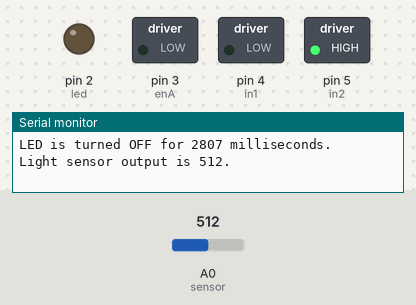
The sketch below on a simulated Arduino Uno, built with avr-gcc and run on an emulated ATmega328P. Parts: switched loads named in the sketch (green lamp = pin HIGH), output pins drawn as LEDs (lit = HIGH), the last lines printed to the serial monitor. Inputs (shaded band) come from the test bench; at power-on: A0 (sensor) = 512. Random numbers use the default seed unless the sketch sets one.

Above: at 1.7 s.
1.8 s: A0 (sensor) set to 159
4.2 s: A0 (sensor) set to 139
At 5.6 s:
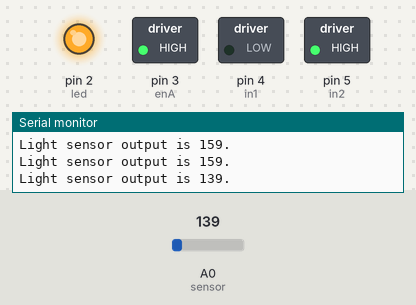
6.4 s: A0 (sensor) set to 306
At 7.4 s:
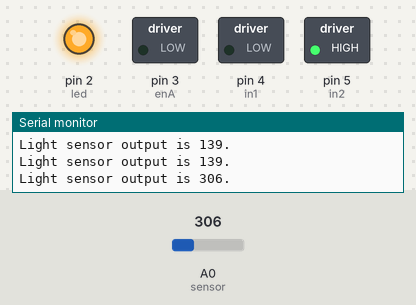
9.4 s: A0 (sensor) set to 122
At 11.1 s:
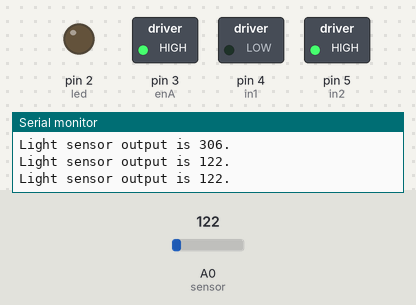
Timing chart, 0 to 13.4 s (numbered marks = the images above; inputs shaded):
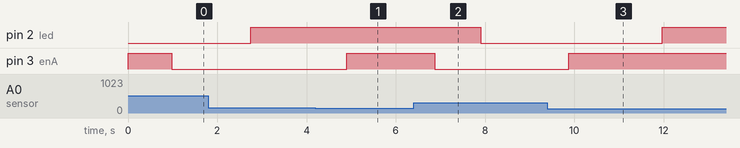

The sketch:

GROUP_01_2018510089_2019510018_2021510032_CODE.ino
```cpp
#define led 2
#define enA 3
#define in1 4
#define in2 5

int LED_WAIT_DURATION_MIN = 2000;
int LED_WAIT_DURATION_MAX = 6000;

int LED_ON_DURATION_MIN = 2000;
int LED_ON_DURATION_MAX = 6000;

int LIGHT_SENSOR_OUTPUT_INTERVAL = 1000;

int light_bound = 150;

int rand_wait = 0;
int rand_on = 0;
int led_on_counter = 1;
int led_wait_counter = 1;
int sensor_counter = 1;

int led_status = 0;
int sensor_value = 0;


void setup()
{
  pinMode(led, OUTPUT);
  pinMode(enA, OUTPUT);
  pinMode(in1, OUTPUT);
  pinMode(in2, OUTPUT);
  pinMode(A0, INPUT);

  digitalWrite(in1, LOW);
  digitalWrite(in2, HIGH);

  rand_wait=random(LED_WAIT_DURATION_MIN,LED_WAIT_DURATION_MAX);
  Serial.begin(9600);
  Serial.print("LED is turned OFF for ");
  Serial.print(rand_wait);
  Serial.print(" milliseconds.");
  Serial.println();
}

void loop()
{
  long start_time = micros();;

  if(led_status == 0){

    if(led_wait_counter>=rand_wait){
      rand_on=random(LED_WAIT_DURATION_MIN,LED_WAIT_DURATION_MAX);
      digitalWrite(led, HIGH);
      led_status = 1;
      rand_wait = 0;
      led_wait_counter = 0;
      Serial.println();
      Serial.print("LED is turned ON for ");
      Serial.print(rand_on);
      Serial.print(" milliseconds.");
      Serial.println();
      Serial.println();
    }
    led_wait_counter++;
  }
  else if(led_status == 1){
    if(led_on_counter>=rand_on){
      rand_wait=random(LED_WAIT_DURATION_MIN,LED_WAIT_DURATION_MAX);
      digitalWrite(led, LOW);
      led_status = 0;
      rand_on = 0;
      led_on_counter = 0;
      Serial.println();
      Serial.print("LED is turned OFF for ");
      Serial.print(rand_wait);
      Serial.print(" milliseconds.");
      Serial.println();
      Serial.println();
    }
    led_on_counter++;
  }
  sensor();
  motor();
  long end_time = micros();
  if ((1000 - (end_time - start_time)) > 0)delayMicroseconds(1000 - (end_time - start_time));

}
void sensor(){


  if(sensor_counter>=LIGHT_SENSOR_OUTPUT_INTERVAL){
    sensor_value = analogRead(A0);
    Serial.print("Light sensor output is ");
    Serial.print(sensor_value);
    Serial.print(".");
    Serial.println();
    sensor_counter=0;
  }
  sensor_counter++;
}
void motor(){
  if (sensor_value > light_bound){
    digitalWrite(enA, LOW);
  }
  else{
    digitalWrite(enA, HIGH);
  }
}
```

Measured:
- the behaviour switches between 151 and 150 on A0 (sensor) (found by bisection; images 0 and 1)
- after the input at 4.2 s, pin 3 (enA): LOW → HIGH after 0.70 s
- after the input at 6.4 s, pin 3 (enA): HIGH → LOW after 0.47 s
- after the input at 9.4 s, pin 3 (enA): LOW → HIGH after 0.48 s
